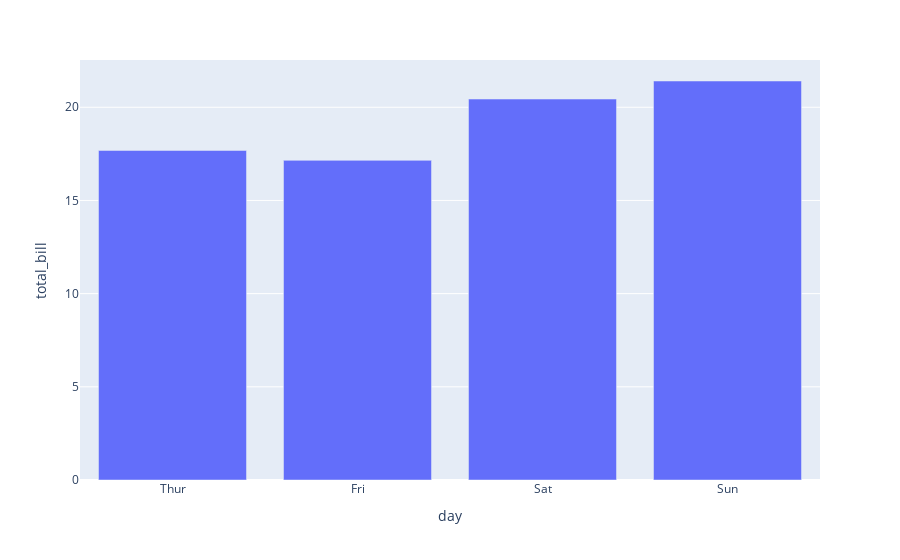

The notebook cell saved with this chart:
### Code cell
# create a bar plot of the average tip by each gender
# plotly
import plotly.express as px

barplot = px.bar(
    bill_by_day,
    x='day',
    y='total_bill'
)

barplot.show()

### Figure 1 — Plotly figure (JSON) as saved in the notebook; plotly's stock layout.template omitted (floating-point values rounded to 4 significant figures)
{"data": [{"hovertemplate": "day=%{x}<br>total_bill=%{y}<extra></extra>", "legendgroup": "", "marker": {"color": "#636efa", "pattern": {"shape": ""}}, "name": "", "orientation": "v", "showlegend": false, "textposition": "auto", "type": "bar", "x": ["Thur", "Fri", "Sat", "Sun"], "xaxis": "x", "y": [17.68, 17.15, 20.44, 21.41], "yaxis": "y"}], "layout": {"barmode": "relative", "legend": {"tracegroupgap": 0}, "margin": {"t": 60}, "xaxis": {"anchor": "y", "domain": [0, 1], "title": {"text": "day"}}, "yaxis": {"anchor": "x", "domain": [0, 1], "title": {"text": "total_bill"}}}}
